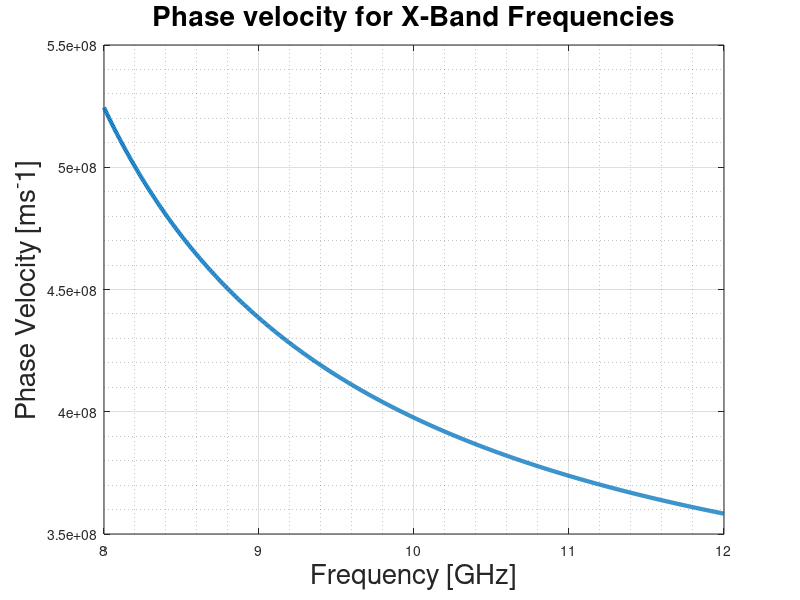

The MATLAB source for this figure:
c=3e8;                          %Speed of light
f=linspace(8e9, 12e9, 1000);    %Frequency axis
a=22.86e-3;                     %Length of long side of waveguide
lambda_0=c./f;                  %Wavelength in free space

v_phase = c ./ sqrt(1-(lambda_0/(2*a)).^2);

figure(1)
plot(f*1e-9,v_phase,'LineWidth',3)
xlabel('Frequency [GHz]','Fontsize',20); ylabel('Phase Velocity [ms^-1]','Fontsize',20);
title('Phase velocity for X-Band Frequencies','Fontsize',20)
grid on; grid minor;